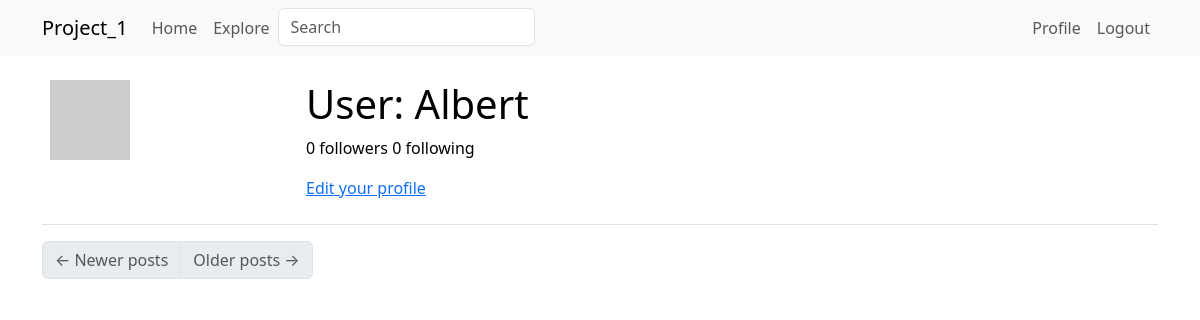
The app's page /user/Albert (signed in), older data.
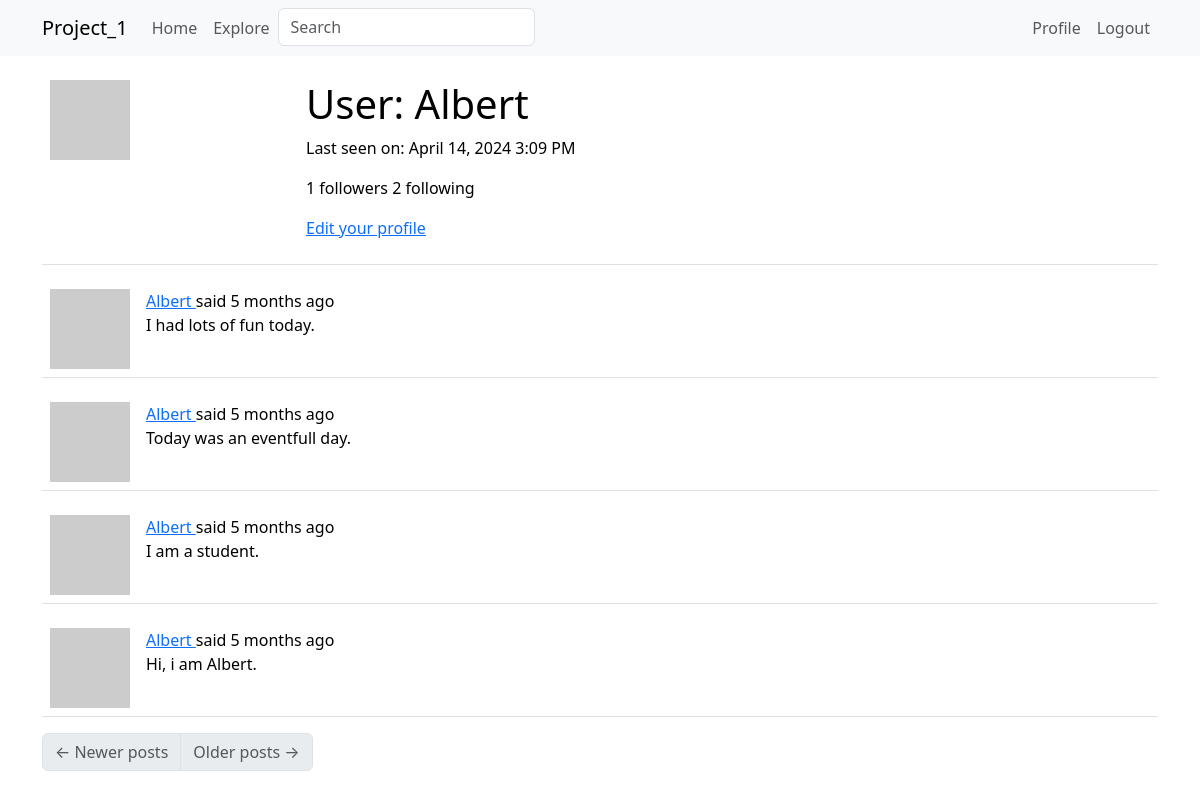
The same page, newer data.
### app/models.py (models this page shows, shortened)
class User(UserMixin, db.Model):
    id: so.Mapped[int] = so.mapped_column(primary_key=True)
    username: so.Mapped[str] = so.mapped_column(sa.String(64), index=True, unique=True)
    email: so.Mapped[str] = so.mapped_column(sa.String(120), index=True, unique=True)
    password_hash: so.Mapped[Optional[str]] = so.mapped_column(sa.String(256))
    posts: so.WriteOnlyMapped['Post'] = so.relationship(back_populates='author')
    about_me: so.Mapped[Optional[str]] = so.mapped_column(sa.String(140))
    last_seen: so.Mapped[Optional[datetime]] = so.mapped_column(default=lambda: datetime.now(timezone.utc))
    following: so.WriteOnlyMapped['User'] = so.relationship(
        secondary=followers, primaryjoin=(followers.c.follower_id == id),
        secondaryjoin=(followers.c.followed_id ==id),
        back_populates='followers')
    followers: so.WriteOnlyMapped['User'] = so.relationship(
        secondary=followers, primaryjoin=(followers.c.followed_id == id),
        secondaryjoin=(followers.c.follower_id ==id),
        back_populates='following')
    def avatar(self, size):
        digest = md5(self.email.lower().encode('utf-8')).hexdigest()
        return f'https://www.gravatar.com/avatar/{digest}?d=identicon&s={size}'
    def followers_count(self):
        query = sa.select(sa.func.count()).select_from(
            self.followers.select().subquery())
        return db.session.scalar(query)
    def following_count(self):
        query = sa.select(sa.func.count()).select_from(
            self.following.select().subquery())
        return db.session.scalar(query)

class SearchableMixin(object):
    @classmethod
    def before_commit(cls, session):
        session._changes = {
            'add': list(session.new),
            'update': list(session.dirty),
            'delete': list(session.deleted)
        }
    @classmethod
    def after_commit(cls, session):
        for obj in session._changes['add']:
            if isinstance(obj, SearchableMixin):
                add_to_index(obj.__tablename__, obj)
        for obj in session._changes['update']:
            if isinstance(obj, SearchableMixin):
                add_to_index(obj.__tablename__, obj)
        for obj in session._changes['delete']:
            if isinstance(obj, SearchableMixin):
                remove_from_index(obj.__tablename__, obj)
        session._changes = None

class Post(SearchableMixin, db.Model):
    __searchable__ = ['body']
    id: so.Mapped[int] = so.mapped_column(primary_key=True)
    body: so.Mapped[str] = so.mapped_column(sa.String(140))
    timestamp: so.Mapped[datetime] = so.mapped_column(index=True, default=lambda: datetime.now(timezone.utc))
    user_id: so.Mapped[int] = so.mapped_column(sa.ForeignKey(User.id), index=True)
    author: so.Mapped[User] = so.relationship(back_populates='posts')
    language: so.Mapped[Optional[str]] = so.mapped_column(sa.String(5))

### app/main/routes.py (the view)
@bp.route('/user/<username>')
@login_required
def user(username):
    user = db.first_or_404(sa.select(User).where(User.username == username))
    page = request.args.get('page', 1, type=int)
    query = user.posts.select().order_by(Post.timestamp.desc())
    posts = db.paginate(query, page=page,
                        per_page=current_app.config['POSTS_PER_PAGE'],
                        error_out=False)
    next_url = url_for('main.user', username=user.username, page=posts.next_num) \
        if posts.has_next else None
    prev_url = url_for('main.user', username=user.username, page=posts.prev_num) \
        if posts.has_prev else None
    form = EmptyForm()
    return render_template('user.html', user=user, posts=posts.items,
                            next_url=next_url, prev_url=prev_url, form=form)

### app/main/forms.py
class SearchForm(FlaskForm):
    q = StringField(_l('Search'), validators=[DataRequired()])
    def __init__(self, *args, **kwargs):
        if 'formdata' not in kwargs:
            kwargs['formdata'] = request.args
        if 'meta' not in kwargs:
            kwargs['meta'] = {'csrf': False}
        super(SearchForm, self).__init__(*args, **kwargs)

class EmptyForm(FlaskForm):
    submit = SubmitField(_l('Submit'))

### app/__init__.py (called while the page is built)
def get_locale():
    return request.accept_languages.best_match(current_app.config['LANGUAGES'])

### app/main/routes.py (called while the page is built)
@bp.before_app_request
def before_request():
    if current_user.is_authenticated:
        current_user.last_seen = datetime.now(timezone.utc)
        db.session.commit()
        g.search_form = SearchForm()
    g.locale = str(get_locale())

### app/models.py (called while the page is built)
@login.user_loader
def load_user(id):
    return db.session.get(User, int(id))

### app/templates/user.html (shortened to what this page needs)
{% extends "base.html" %}
{% block content %}
    <table class="table table-hover">
        <tr>
            <td width="256px"><img src="{{ user.avatar(256) }}"></td>
            <td>
                <h1>{{ _('User') }}: {{ user.username }}</h1>
                {% if user.last_seen %}
                <p>Last seen on: {{ moment(user.last_seen).format('LLL') }}</p>
                {% endif %}
                <p>{{ _('%(count)d followers', count=user.followers_count()) }} {{ _('%(count)d following', count=user.following_count()) }}</p>
                {% if user == current_user %}
                <p><a href="{{ url_for('main.edit_profile') }}">{{ _('Edit your profile') }}</a></p>
                {% endif %}
            </td>
        </tr>
    </table>
    {% for post in posts %}
        {% include '_post.html' %}
    {% endfor %}
    <nav aria-label="Post navigation">
        <ul class="pagination">
            <li class="page-item{% if not prev_url %} disabled{% endif %}">
                <a class="page-link" href="{{ prev_url }}">
                    <span aria-hidden="true">&larr;</span> {{ _('Newer posts') }}
                </a>
            </li>
            <li class="page-item{% if not next_url %} disabled{% endif %}">
                <a class="page-link" href="{{ next_url }}">
                    {{ _('Older posts') }} <span aria-hidden="true">&rarr;</span>
                </a>
            </li>
        </ul>
    </nav>
{% endblock %}

### app/templates/_post.html (shortened to what this page needs)
        <table class="table table-hover">
            <tr>
                <td width="70px">
                    <a href="{{ url_for('main.user', username=post.author.username) }}">
                        <img src="{{ post.author.avatar(70) }}">
                    </a>
                </td>
                <td>
                    {{ _('%(username)s said %(when)s',
                        username=user_link, when=moment(post.timestamp).fromNow()) }}
                    <br>
                    {{ post.body }}
                </td>
            </tr>
        </table>

Row changes from the older to the newer data that the page shows:
changed User "Albert": last_seen (not shown) → "April 14, 2024 3:09 PM"
added Post: body "I had lots of fun today."
added Post: body "Today was an eventfull day."
added Post: body "I am a student."
added Post: body "Hi, i am Albert."
Text that changed along with them:
text no longer shown: "0 followers 0 following"
text now shown: "Last seen on: 1 followers 2 following"
